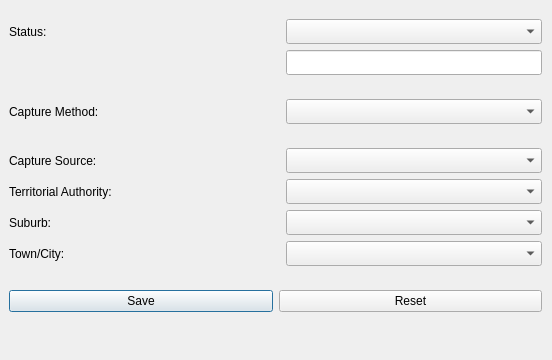
<?xml version="1.0" encoding="UTF-8"?>
<ui version="4.0">
 <class>Dialog</class>
 <widget class="QDialog" name="Dialog">
  <property name="geometry">
   <rect>
    <x>0</x>
    <y>0</y>
    <width>552</width>
    <height>360</height>
   </rect>
  </property>
  <property name="sizePolicy">
   <sizepolicy hsizetype="Preferred" vsizetype="Maximum">
    <horstretch>0</horstretch>
    <verstretch>0</verstretch>
   </sizepolicy>
  </property>
  <property name="windowTitle">
   <string>Dialog</string>
  </property>
  <widget class="QWidget" name="verticalWidget" native="true">
   <property name="geometry">
    <rect>
     <x>0</x>
     <y>10</y>
     <width>551</width>
     <height>348</height>
    </rect>
   </property>
   <property name="sizePolicy">
    <sizepolicy hsizetype="Preferred" vsizetype="Expanding">
     <horstretch>0</horstretch>
     <verstretch>0</verstretch>
    </sizepolicy>
   </property>
   <layout class="QVBoxLayout" name="verticalLayout_2">
    <item>
     <widget class="QWidget" name="layout_status" native="true">
      <property name="sizePolicy">
       <sizepolicy hsizetype="Expanding" vsizetype="Maximum">
        <horstretch>0</horstretch>
        <verstretch>0</verstretch>
       </sizepolicy>
      </property>
      <layout class="QGridLayout" name="gl_status_3">
       <item row="0" column="1">
        <widget class="QComboBox" name="cmb_status">
         <property name="minimumSize">
          <size>
           <width>0</width>
           <height>25</height>
          </size>
         </property>
         <property name="maximumSize">
          <size>
           <width>256</width>
           <height>16777215</height>
          </size>
         </property>
        </widget>
       </item>
       <item row="1" column="1">
        <widget class="QLineEdit" name="le_deletion_reason">
         <property name="minimumSize">
          <size>
           <width>0</width>
           <height>25</height>
          </size>
         </property>
         <property name="maximumSize">
          <size>
           <width>256</width>
           <height>16777215</height>
          </size>
         </property>
        </widget>
       </item>
       <item row="0" column="0">
        <widget class="QLabel" name="lb_bulk_load_status">
         <property name="font">
          <font>
           <weight>50</weight>
           <bold>false</bold>
           <kerning>true</kerning>
          </font>
         </property>
         <property name="text">
          <string>Status:</string>
         </property>
        </widget>
       </item>
      </layout>
     </widget>
    </item>
    <item>
     <widget class="QWidget" name="layout_capture_method" native="true">
      <property name="sizePolicy">
       <sizepolicy hsizetype="Preferred" vsizetype="Maximum">
        <horstretch>0</horstretch>
        <verstretch>0</verstretch>
       </sizepolicy>
      </property>
      <layout class="QGridLayout" name="gl_capture_method_2">
       <item row="0" column="0">
        <widget class="QLabel" name="lb_capture_method">
         <property name="text">
          <string>Capture Method:</string>
         </property>
        </widget>
       </item>
       <item row="0" column="1">
        <widget class="QComboBox" name="cmb_capture_method">
         <property name="minimumSize">
          <size>
           <width>0</width>
           <height>25</height>
          </size>
         </property>
         <property name="maximumSize">
          <size>
           <width>256</width>
           <height>16777215</height>
          </size>
         </property>
        </widget>
       </item>
      </layout>
     </widget>
    </item>
    <item>
     <widget class="QWidget" name="layout_general_info" native="true">
      <property name="sizePolicy">
       <sizepolicy hsizetype="Expanding" vsizetype="Maximum">
        <horstretch>0</horstretch>
        <verstretch>0</verstretch>
       </sizepolicy>
      </property>
      <layout class="QGridLayout" name="gl_general_info_2">
       <item row="0" column="0">
        <widget class="QLabel" name="lb_capture_source">
         <property name="text">
          <string>Capture Source:</string>
         </property>
        </widget>
       </item>
       <item row="0" column="1">
        <widget class="QComboBox" name="cmb_capture_source">
         <property name="minimumSize">
          <size>
           <width>0</width>
           <height>25</height>
          </size>
         </property>
         <property name="maximumSize">
          <size>
           <width>256</width>
           <height>16777215</height>
          </size>
         </property>
        </widget>
       </item>
       <item row="2" column="1">
        <widget class="QComboBox" name="cmb_suburb">
         <property name="minimumSize">
          <size>
           <width>0</width>
           <height>25</height>
          </size>
         </property>
         <property name="maximumSize">
          <size>
           <width>256</width>
           <height>16777215</height>
          </size>
         </property>
        </widget>
       </item>
       <item row="2" column="0">
        <widget class="QLabel" name="lb_suburb">
         <property name="text">
          <string>Suburb:</string>
         </property>
        </widget>
       </item>
       <item row="1" column="0">
        <widget class="QLabel" name="lb_ta">
         <property name="text">
          <string>Territorial Authority: </string>
         </property>
        </widget>
       </item>
       <item row="3" column="0">
        <widget class="QLabel" name="lb_town">
         <property name="text">
          <string>Town/City:</string>
         </property>
        </widget>
       </item>
       <item row="3" column="1">
        <widget class="QComboBox" name="cmb_town">
         <property name="minimumSize">
          <size>
           <width>0</width>
           <height>25</height>
          </size>
         </property>
         <property name="maximumSize">
          <size>
           <width>256</width>
           <height>16777215</height>
          </size>
         </property>
        </widget>
       </item>
       <item row="1" column="1">
        <widget class="QComboBox" name="cmb_ta">
         <property name="minimumSize">
          <size>
           <width>0</width>
           <height>25</height>
          </size>
         </property>
         <property name="maximumSize">
          <size>
           <width>256</width>
           <height>16777215</height>
          </size>
         </property>
        </widget>
       </item>
      </layout>
     </widget>
    </item>
    <item>
     <widget class="QWidget" name="horizontalWidget" native="true">
      <layout class="QHBoxLayout" name="horizontalLayout_2">
       <item>
        <widget class="QPushButton" name="btn_edit_save">
         <property name="text">
          <string>Save</string>
         </property>
        </widget>
       </item>
       <item>
        <widget class="QPushButton" name="btn_edit_reset">
         <property name="text">
          <string>Reset</string>
         </property>
        </widget>
       </item>
      </layout>
     </widget>
    </item>
    <item>
     <spacer name="verticalSpacer">
      <property name="orientation">
       <enum>Qt::Vertical</enum>
      </property>
      <property name="sizeHint" stdset="0">
       <size>
        <width>20</width>
        <height>40</height>
       </size>
      </property>
     </spacer>
    </item>
   </layout>
  </widget>
 </widget>
 <resources/>
 <connections/>
</ui>
